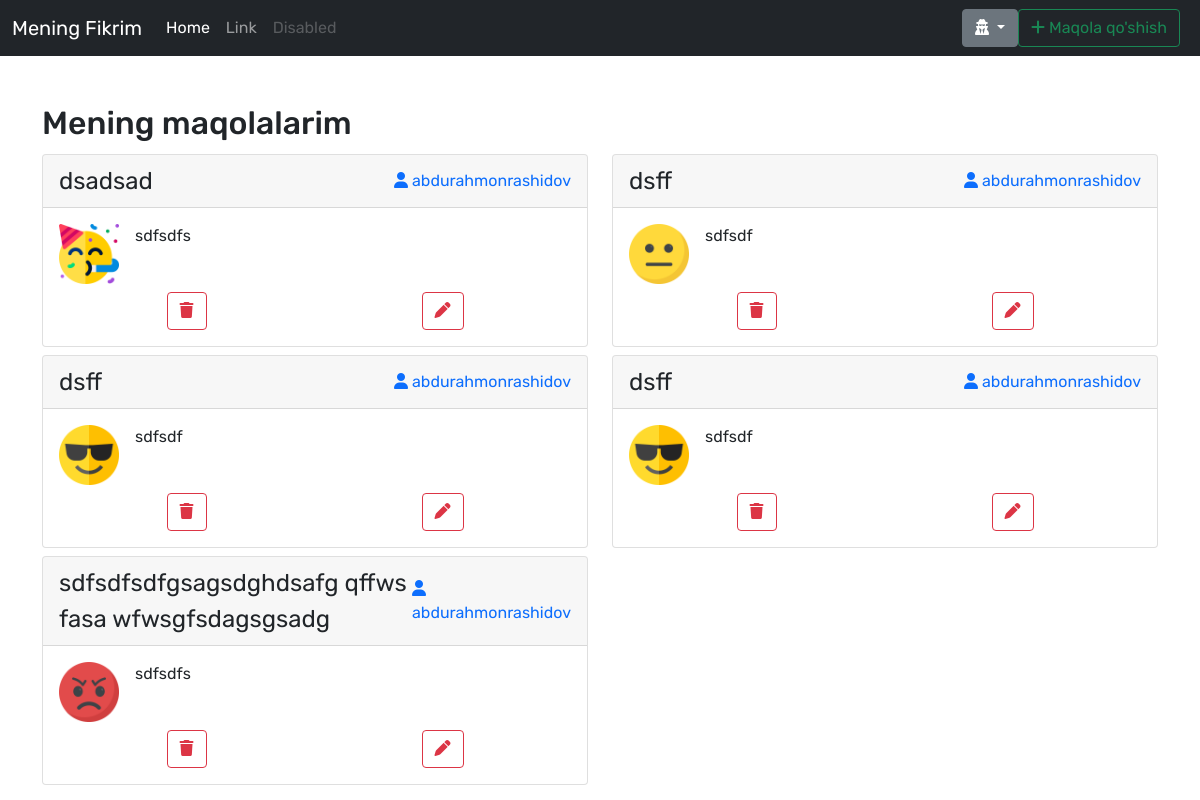
Page /posts/ (signed in) on the earlier database version.
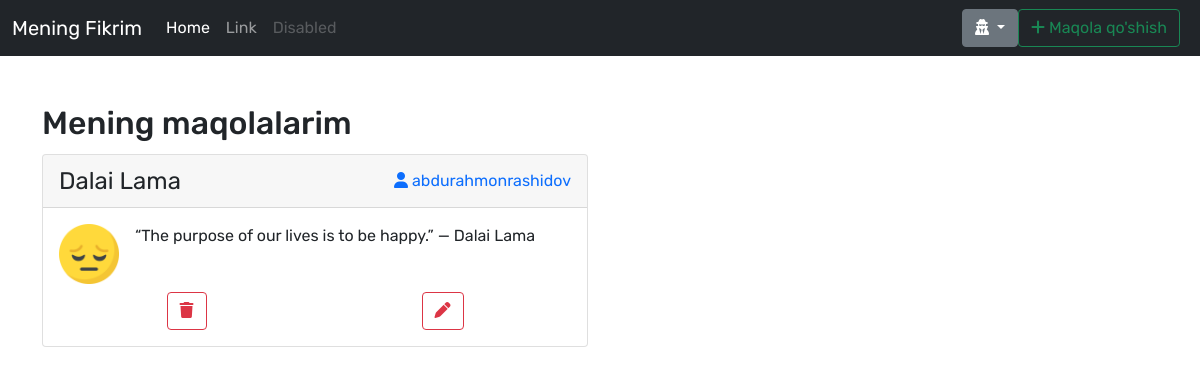
Same page on the later database version.
### main/models.py (models this page shows, shortened)
class Post(models.Model):
    title = models.CharField(max_length=250, blank=True)
    body = models.TextField(blank=True)
    author = models.ForeignKey(
        User, on_delete=models.CASCADE, related_name='user')
    tag = models.ForeignKey(Tag, on_delete=models.PROTECT, related_name='tags')
    emoji = models.ForeignKey(
        Emoji, on_delete=models.PROTECT, related_name="emojies")

class Emoji(models.Model):
    name = models.CharField(max_length=50, blank=True)
    emoji = models.ImageField(upload_to="post/emojies/")

### main/views.py (the view)
# urls.py: path("posts/", views.user_posts, name="user_posts"),
@login_required
def user_posts(request):
    object_list = Post.objects.filter(author=request.user)
    return render(request, "post/list.html", {"object_list": object_list})

### templates/post/list.html
{% extends 'wrapper.html' %} {% block content %}
<section class="d-flex justify-content-center flex-column mt-5">
    <div class="container">
        <h2>Mening maqolalarim</h2>
        <div class="row">
            {% for post in object_list %}
            <div class="col-sm-12 col-md-12 col-lg-6 my-1">
                <div class="card">
                    <div class="card-header d-flex justify-content-between align-items-center">
                        <div class="fs-4">{{post.title}}</div>
                        <div>
                            <a href="#" class="text-decoration-none fs-6">
                                <i class="fas fa-user"></i> {{post.author}}
                            </a>
                        </div>
                    </div>
                    <div class="card-body">
                        <div class="d-flex">
                            <div class="flex-shrink-0">
                                <img src="{{post.emoji.emoji.url}}" width="60" alt="...">
                            </div>
                            <div class="flex-grow-1 ms-3">
                                <p>{{post.body|truncatewords:"20"}}</p>
                            </div>
                        </div>
                        <div class="d-flex justify-content-around mt-2">
                            <a href="{% url 'main:delete' post.id %}" class="btn btn-outline-danger">
                                <i class="fas fa-trash"></i>
                            </a>
                            <a href="{% url 'main:edit' post.id %}" class="btn btn-outline-danger">
                                <i class="fas fa-pen"></i>
                            </a>
                        </div>
                    </div>
                </div>
            </div>
            {% endfor %}
        </div>
    </div>
</section>
{% endblock %}

Differences in the rows shown:
removed Post: title "dsadsad", author "abdurahmonrashidov", emoji.emoji (picture), body "sdfsdfs"
removed Post: title "dsff", author "abdurahmonrashidov", emoji.emoji (picture), body "sdfsdf"
removed Post: title "dsff", author "abdurahmonrashidov", emoji.emoji (picture), body "sdfsdf"
removed Post: title "dsff", author "abdurahmonrashidov", emoji.emoji (picture), body "sdfsdf"
removed Post: title "sdfsdfsdfgsagsdghdsafg qffws fasa wfwsgfsdagsgsadg", author "abdurahmonrashidov", emoji.emoji (picture), body "sdfsdfs"
added Post: title "Dalai Lama", author "abdurahmonrashidov", emoji.emoji (picture), body "“The purpose of our lives is to be happy.” — Dalai Lama"
